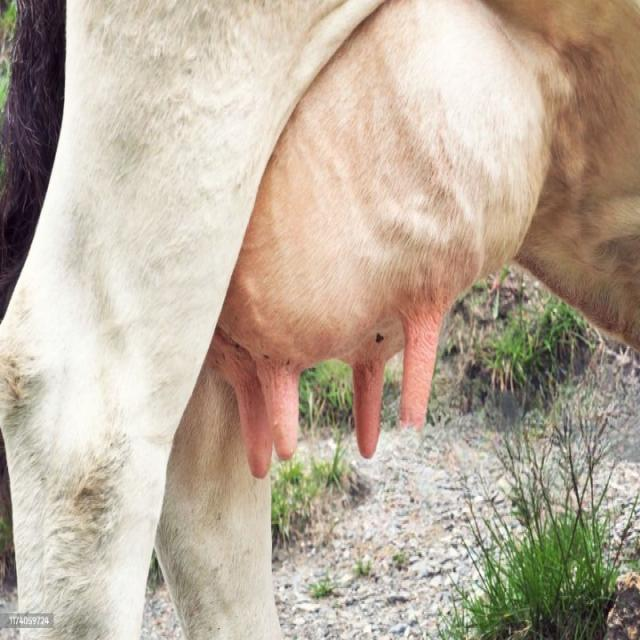
#> input picture mastitis-module/dataset/train/mastitis/16_jpg.rf.bpNeQyntIg27hbq0rcEJ.jpg, 640 x 640 px; its folder holds only this picture in this run
$ python image_preprocessing.py
#> lines starting #> are read from the running program, lines starting #| are printed output that depends on the picture
#> in _load_and_preprocess_image, pil_img is the input picture: PIL image 640x640 RGB; mean R, G, B 187, 173.1, 156.3
import io
import sys
from pathlib import Path
import numpy as np
import pandas as pd
from PIL import Image
import cv2
from sklearn.model_selection import train_test_split
import warnings
warnings.filterwarnings('ignore')

# Add parent directory for imports
sys.path.insert(0, str(Path(__file__).parent.parent))


# [24 lines left out: function letterbox_resize, not called in this run]


def preprocess_image_for_model1(image, target_size=(224, 224), jpeg_quality=85):
    """
    Model 1 preprocessing pipeline matching training:
    1. Plain resize to target_size (224, 224) via bilinear interpolation (no letterboxing or padding).
    2. In-memory JPEG compression re-encode at quality=85 to harmonize artifacts.
    3. Outputs raw [0, 255] float32 image array and uint8 RGB array.

    Returns:
        preprocessed_array: float32 ndarray (target_size[0], target_size[1], 3) in range [0, 255]
        canvas_rgb: uint8 ndarray (target_size[0], target_size[1], 3)
    """
#> called with target_size = (224, 224), jpeg_quality = 85
    if isinstance(image, np.ndarray):
        pil_img = Image.fromarray(image.astype(np.uint8))
    elif isinstance(image, Image.Image):
        pil_img = image.convert("RGB")
    else:
        raise TypeError(f"Unsupported image type: {type(image)}")

    # 1. Plain bilinear resize to (224, 224)
    resized_pil = pil_img.resize(target_size, Image.BILINEAR)

    # 2. In-memory JPEG re-encode at quality=85
    buffer = io.BytesIO()
    resized_pil.save(buffer, format="JPEG", quality=jpeg_quality)
    buffer.seek(0)
    jpeg_pil = Image.open(buffer).convert("RGB")

    # 3. Convert to float32 [0, 255] array and uint8 image
    canvas_rgb = np.array(jpeg_pil, dtype=np.uint8)
    preprocessed_array = canvas_rgb.astype(np.float32)

    return preprocessed_array, canvas_rgb


class DatasetBuilder:
    """Load and preprocess mastitis image dataset for Model 1 (ResNet50)."""

    def __init__(self, dataset_path='dataset/train', image_size=(224, 224)):
        self.dataset_path = Path(dataset_path)
        self.image_size = image_size
        self.df = None

    def load_dataset(self):
        """Load images and labels from dataset directory."""
        X_images = []
        y_labels = []
        img_paths = []

        # Load mastitis images
        mastitis_dir = self.dataset_path / 'mastitis'
        if mastitis_dir.exists():
            for img_file in sorted(mastitis_dir.glob('*.jpg')) + sorted(mastitis_dir.glob('*.png')):
                img = self._load_and_preprocess_image(img_file)
                if img is not None:
                    X_images.append(img)
                    y_labels.append(1)  # mastitis = 1
                    img_paths.append(str(img_file))

        # Load normal images
        normal_dir = self.dataset_path / 'normal'
        if normal_dir.exists():
            for img_file in sorted(normal_dir.glob('*.jpg')) + sorted(normal_dir.glob('*.png')):
                img = self._load_and_preprocess_image(img_file)
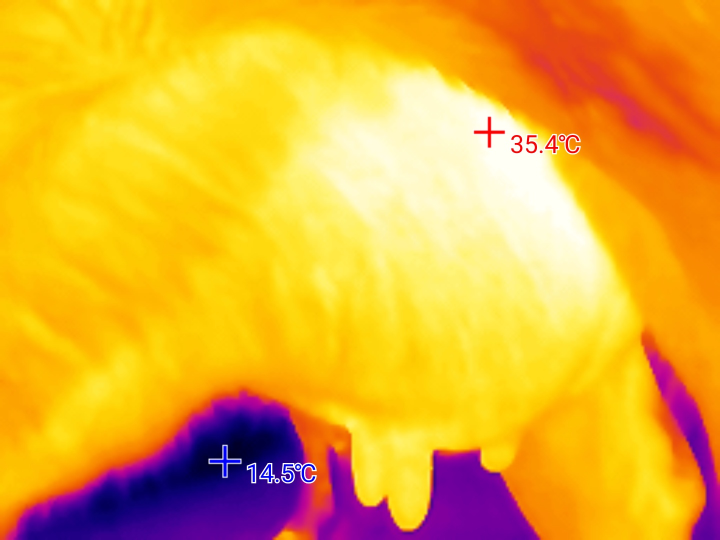
#> input picture mastitis-module/dataset/train/normal/2025-01-18-14-17-30-c0ab6_jpg.rf.Zv74RB9WBrkP4Kliufoh.jpg, 1440 x 1080 px (shown at 1/2 size)
#> in _load_and_preprocess_image, pil_img is the input picture: PIL image 1440x1080 RGB; mean R, G, B 234.2, 173.3, 49.9
#> call 2 of preprocess_image_for_model1, with target_size = (224, 224), jpeg_quality = 85
#> in preprocess_image_for_model1 (call 2), `resized_pil = pil_img.resize(target_size, Image.BILINEAR)`:
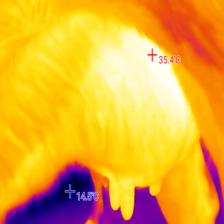
#> resized_pil: PIL image 224x224 RGB; mean R, G, B 234.3, 173.3, 49.9
#> in preprocess_image_for_model1 (call 2), `jpeg_pil = Image.open(buffer).convert("RGB")`:
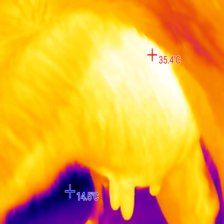
#> jpeg_pil: PIL image 224x224 RGB; mean R, G, B 233.8, 173.3, 50.1
                if img is not None:
                    X_images.append(img)
                    y_labels.append(0)  # normal = 0
                    img_paths.append(str(img_file))

        X_images = np.array(X_images, dtype=np.float32)
        y_labels = np.array(y_labels, dtype=np.int32)

        # Create DataFrame
        self.df = pd.DataFrame({
            'image_path': img_paths,
            'label': y_labels,
            'label_name': ['normal' if label == 0 else 'mastitis' for label in y_labels]
        })

        print(f"Loaded {len(X_images)} images from {self.dataset_path}")
#| Loaded 2 images from dataset/train
        print(f"  Mastitis: {np.sum(y_labels == 1)}")
        print(f"  Normal:   {np.sum(y_labels == 0)}")

        return X_images, y_labels, img_paths, self.df

    def _load_and_preprocess_image(self, img_path):
        """Load and preprocess a single image with plain resize (224, 224) + JPEG quality 85 re-encode."""
        try:
            pil_img = Image.open(str(img_path)).convert("RGB")
            preprocessed, _ = preprocess_image_for_model1(pil_img, target_size=self.image_size)
            return preprocessed
        except Exception as e:
            print(f"Error loading {img_path}: {e}")
            return None

    def split_data(self, X, y, train_ratio=0.6, val_ratio=0.15):
        """Split data into train, validation, and test sets."""
        # Train/Test split (0.75/0.25 of total, which is 60%/25% when 60% is set as train_ratio)
        X_temp, X_test, y_temp, y_test = train_test_split(
            X, y, test_size=0.25, random_state=42, stratify=y
        )

        # Train/Val split (0.8/0.2 of temp)
        X_train, X_val, y_train, y_val = train_test_split(
            X_temp, y_temp, test_size=0.25, random_state=42, stratify=y_temp
        )

        return X_train, X_val, X_test, y_train, y_val, y_test

    # [17 lines left out: function augment_image, not called in this run]


# Alias for compatibility
ImageDatasetBuilder = DatasetBuilder


if __name__ == '__main__':
    builder = DatasetBuilder()
    X, y, paths, df = builder.load_dataset()
#> y = [1, 0]; paths = 2 items; df = table of 2 rows and 3 columns
    X_train, X_val, X_test, y_train, y_val, y_test = builder.split_data(X, y)
#> (the run stopped early here; a loop or call above may not have finished)
